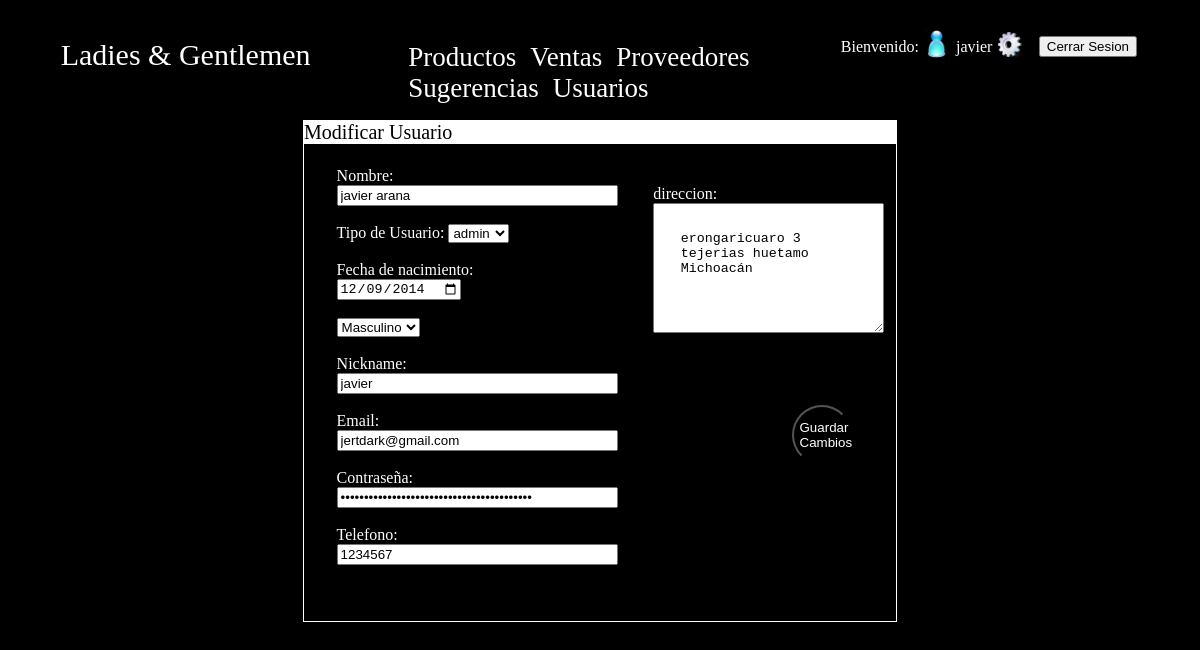
Screenshot of /Paginas/UsuarioAdmin.php (signed in) with the database file from the repository.
### tables this page shows
CREATE TABLE `usuarios` (
  `IdCliente` int(11) NOT NULL AUTO_INCREMENT,
  `nombre` varchar(40) NOT NULL,
  `tipousuario` varchar(15) NOT NULL,
  `fechanac` date NOT NULL,
  `sexo` varchar(10) NOT NULL,
  `nickname` varchar(15) NOT NULL,
  `email` varchar(150) NOT NULL,
  `contra` varchar(250) NOT NULL,
  `telefono` varchar(20) NOT NULL,
  `direccion` varchar(150) NOT NULL,
  PRIMARY KEY (`IdCliente`)
);

### Paginas/UsuarioAdmin.php (the view, shortened to what this page needs)
<!DOCTYPE html>
<html>
   <head>
      <link rel="stylesheet" href="../Estilos/estiloHome.css">
      <link rel="stylesheet" href="../Estilos/estiloAdmin.css">
   </head>
   <body>
      <section id="seccion1">
         <p id="titulo">Ladies & Gentlemen</p>
         <br>
      </section>
<section id="seccion2">
         <nav>
            <br>
            <ul id="menu">
               <li class="opcionmenu" ><a href="Admin/productos.php">Productos</a></li>
               <li class="opcionmenu" ><a href="Admin/ventas.php">Ventas</a></li>
               <li class="opcionmenu" ><a href="Admin/proveedores.php">Proveedores</a></li>
               <li class="opcionmenu" ><a href="Admin/sugerencias.php">Sugerencias</a></li>
               <li class="opcionmenu" ><a href="Admin/usuario.php">Usuarios</a></li>
            </ul>
         </nav>
</section>
  <form action="procesar/login.php" method="post">
<table  class="tabla">
             <tr>
               <td>Bienvenido:</td>
               <td><img alt="usuario" width="25" src="../Imagenes/usuario.png"></td>
    <?php
    $nickname=$_SESSION['usuario'];
    $idusuario=$_SESSION['id'];
    echo "<td>$nickname</td>"; ?>
                <td><a href="UsuarioAdmin.php"><img alt="config" width="25" src="../Imagenes/config.png"></a></td> &emsp13;
               <td> &emsp13; <button name="sesion" value="1">Cerrar Sesion</button></td>
               </tr>
               </table>
</form>
      <center>
      <div id="regUsuario" class="reg">
      <form id="formularioModificacion" method="POST" enctype="multipart/form-data" action="procesar/modificar.php">
       <?php
        $idgeneral=$idusuario;
       ?>
       <?php
       $conexion=mysqli_connect(config::$servidor,config::$usuario,config::$password,config::$baseDeDatos);
       $consulta=mysqli_query($conexion, "SELECT * FROM usuarios where IdCliente='$idgeneral'");
       while($fila = mysqli_fetch_array($consulta)){
        $nombre=$fila[1];
        $tipousuario=$fila[2];
        $fechanac=$fila[3];
        $sexo=$fila[4];
        $nickname=$fila[5];
        $email=$fila[6];
        $contra=$fila[7];
        $telefono=$fila[8];
        $direccion=$fila[9];
       }
       echo
           "<p id='titulous' >Modificar Usuario</p>
           <section class=cajausuario>
                Nombre:<br>
                <input class='registro' type='text' name='nombre' id='nombre' maxlength='40' placeholder='Nombre   Apellido Paterno   Apellido Materno ' value='$nombre' onkeypress='return sololetrasconespacios(event)' onpaste='return false'/><br><br>
                              "?>
                              <?php
                 if($tipousuario=='admin'){
                     $opcion3='selected';
                     $opcion4='';
                    }
                    ?>
                     <?php
                 echo "Tipo de Usuario:
                 <select name='tipousuario' id='tipousuario' value='$tipousuario'>
                 <option $opcion3>admin</option>
                 <option $opcion4>cliente</option>
                 </select><br><br>" ?>
                              <?php
                echo "Fecha de nacimiento:<br><input type='date' id='fecha' name='fecha' value='$fechanac' />
                <br><br>"
                ?>
                <?php
                    if($sexo=='Masculino'){
                     $opcion1='selected';
                     $opcion2='';
                    }
                    ?>
                  <?php
                  echo " <select name='sexo' id='sexo' value='$sexo'>
                         <option $opcion1>Masculino</option>
                         <option $opcion2>Femenino</option>
                         </select><br><br>
                Nickname:<br> <input class='registro' type=text name='nick' id='nick' maxlength='15' placeholder='Nick'  onkeypress='return usuario(event)' onpaste='return false' value='$nickname'><br><br>
                Email: <br> <input class='registro' type='email' name='email' id='email' maxlength='150' placeholder='ejemplo@example.com' onkeypress='return correo(event)' onpaste='return false' value='$email'/><br><br>
                Contraseña:<br> <input class='registro' type='password' name='contra' id='contra' maxlength='250' placeholder='********' value='$contra'><br><br>
                Telefono:<br>
                <input class='registro' type='tel' name='tel' id='tel' maxlength='15' placeholder='telefono' onkeypress='return solonumeros(event)' onpaste='return false' value='$telefono'>
           </section>
           <section class=cajausuario>
              <br>
              direccion:<br> <textarea name='direccion' id='direccion' class ='descripcion' rows='5' cols='20' placeholder='Descripion del articulo' onkeypress='return direccion(event)' onpaste='return false'>$direccion </textarea>
                <br><br><br>
                <section id='contenedorbtnreg'>
                <section class='contenedorbtn'>
                  <button class='btnguardar'>Guardar Cambios</button>
                </section>
                </section>
           </section>"
           ?>
        </form>
         </div>
      </center>
   </body>
</html>

### Estilos/estiloHome.css (style rules this page uses)
body { background-color: black; color: white; }
#seccion1 { float: left; width: 30%; }
#seccion2 { float: left; width: 40%; }
#titulo { text-align: center; font-size: 30px; font-family: Vivaldi; }
.opcionmenu { display: inline; padding: 5px; font-family: Kunstler Script; font-size: 27px; }
.opcionmenu a { text-decoration:none; color:white; }
div { clear: both; }

### Estilos/estiloAdmin.css (style rules this page uses)
div { width: 85%; height: 500px; border:solid white 1px; margin-top: 0%; //background: red; }
form p { width: 100%; float: left; background-color: white; color: black; margin-top: 0px; font-size: 20px; }
form { text-align: left; }
.cajausuario { text-align: left; float: left; margin-left: 5%; border: solid black; }
#regProductos, #regProveedores, #regSugerencia, #regUsuario, #regVenta { width: 50%; height: 500px; display: block; }
.reg { width: 50%; }
#titulous { clear: both; width: 100%; background-color: white; color: black; margin-top: 0px; font-size: 20px; text-align: left; }
.descripcion { padding: 2em; }
.registro { width: 273px; }
.btnguardar { float: right; margin: 2em; border-radius: 50%; color: white; background-color: black; width: 60px; height: 60px; margin:0px; }
.contenedorbtn { float: right; margin: 2em; width: 60px; height: 60px; border-radius: 50%; overflow: visible; box-shadow: 0px 0px 0px 20px rgba(255,255,255, 0); transition: box-shadow 0.4s; }
table { text-align: center; //border-collapse: collapse; }
table td { border: solid 1px white; }
.tabla td { border: solid 1px black; }

### rows the page displays
usuarios: nombre "javier arana", tipousuario "admin", fecha "12/09/2014", sexo "Masculino", nick "javier", email "jertdark@gmail.com", tel "1234567", direccion "erongaricuaro 3 tejerias huetamo Michoacán"

### other values shown
$nickname "javier"
